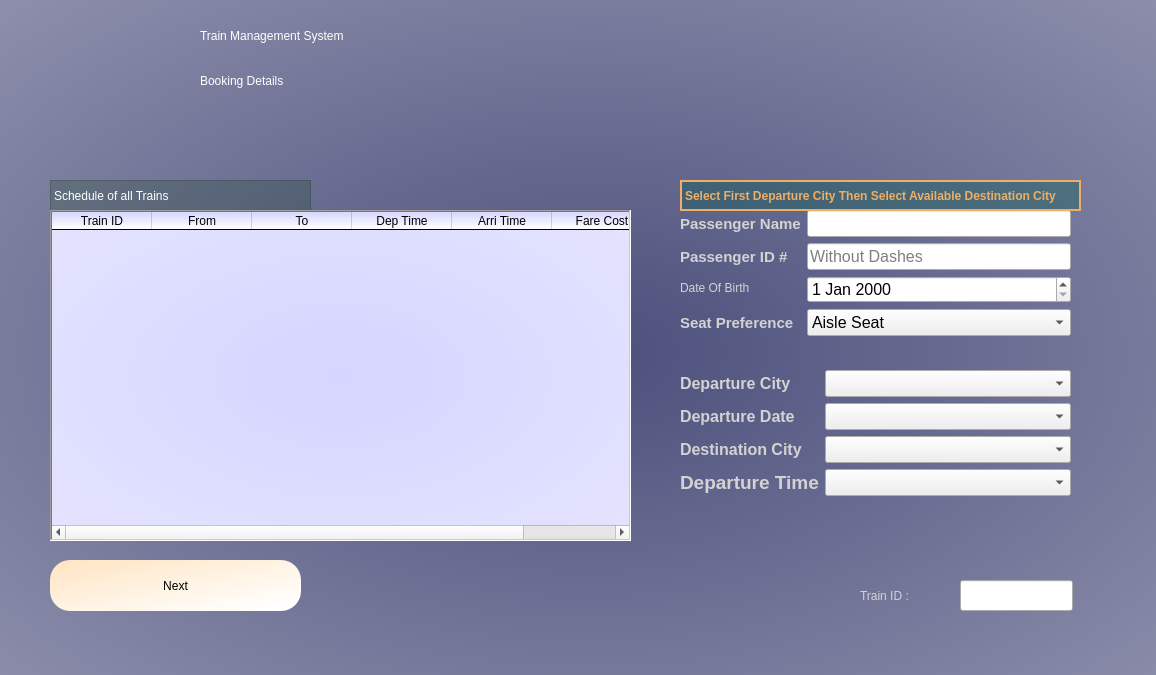
<?xml version="1.0" encoding="UTF-8"?>
<ui version="4.0">
 <class>Booknow</class>
 <widget class="QWidget" name="Booknow">
  <property name="geometry">
   <rect>
    <x>0</x>
    <y>0</y>
    <width>1156</width>
    <height>675</height>
   </rect>
  </property>
  <property name="windowTitle">
   <string>Form</string>
  </property>
  <property name="styleSheet">
   <string notr="true">QWidget#Booknow{
background-color:qradialgradient(spread:pad, cx:0.51165, cy:0.523, radius:2, fx:0.511, fy:0.522727, stop:0 rgba(75, 79, 123, 255), stop:1 rgba(255, 255, 255, 255))}</string>
  </property>
  <property name="inputMethodHints">
   <set>Qt::ImhNone</set>
  </property>
  <widget class="QLabel" name="label">
   <property name="geometry">
    <rect>
     <x>200</x>
     <y>-10</y>
     <width>421</width>
     <height>91</height>
    </rect>
   </property>
   <property name="styleSheet">
    <string notr="true">
font: 26pt &quot;Segoe UI&quot;;color:rgb(255,255,255)</string>
   </property>
   <property name="text">
    <string>Train Management System</string>
   </property>
  </widget>
  <widget class="QPushButton" name="submitButton">
   <property name="geometry">
    <rect>
     <x>50</x>
     <y>560</y>
     <width>251</width>
     <height>51</height>
    </rect>
   </property>
   <property name="styleSheet">
    <string notr="true">font:600 16pt &quot;Segoe UI&quot;;
border-radius:20px;background-color:
qlineargradient(spread:pad, x1:0, y1:0, x2:1, y2:1, stop:0 rgba(255, 228, 194, 255), stop:0.914773 rgba(255, 255, 255, 255))</string>
   </property>
   <property name="text">
    <string>Next</string>
   </property>
  </widget>
  <widget class="QLabel" name="label_3">
   <property name="geometry">
    <rect>
     <x>200</x>
     <y>60</y>
     <width>221</width>
     <height>41</height>
    </rect>
   </property>
   <property name="styleSheet">
    <string notr="true">font: 20pt &quot;Segoe UI&quot;;color:rgb(255, 255, 255)</string>
   </property>
   <property name="text">
    <string>Booking Details</string>
   </property>
  </widget>
  <widget class="QWidget" name="formLayoutWidget">
   <property name="geometry">
    <rect>
     <x>680</x>
     <y>210</y>
     <width>391</width>
     <height>181</height>
    </rect>
   </property>
   <layout class="QFormLayout" name="formLayout">
    <item row="0" column="0">
     <widget class="QLabel" name="passengerName">
      <property name="font">
       <font>
        <pointsize>11</pointsize>
        <italic>false</italic>
        <bold>true</bold>
       </font>
      </property>
      <property name="styleSheet">
       <string notr="true">font: 700 11pt &quot;Segoe UI&quot;;
color:rgb(211, 211, 211)</string>
      </property>
      <property name="text">
       <string>Passenger Name</string>
      </property>
     </widget>
    </item>
    <item row="0" column="1">
     <widget class="QLineEdit" name="passengerNameinput">
      <property name="font">
       <font>
        <pointsize>12</pointsize>
       </font>
      </property>
      <property name="frame">
       <bool>true</bool>
      </property>
     </widget>
    </item>
    <item row="1" column="0">
     <widget class="QLabel" name="iDNumber">
      <property name="font">
       <font>
        <pointsize>11</pointsize>
        <italic>false</italic>
        <bold>true</bold>
       </font>
      </property>
      <property name="styleSheet">
       <string notr="true">font: 700 11pt &quot;Segoe UI&quot;;
color:rgb(211, 211, 211)</string>
      </property>
      <property name="text">
       <string>Passenger ID #</string>
      </property>
     </widget>
    </item>
    <item row="1" column="1">
     <widget class="QLineEdit" name="passengerID">
      <property name="font">
       <font>
        <pointsize>12</pointsize>
       </font>
      </property>
      <property name="inputMethodHints">
       <set>Qt::ImhDigitsOnly</set>
      </property>
      <property name="placeholderText">
       <string>Without Dashes</string>
      </property>
     </widget>
    </item>
    <item row="5" column="0">
     <widget class="QLabel" name="seatPreference2">
      <property name="font">
       <font>
        <pointsize>11</pointsize>
        <italic>false</italic>
        <bold>true</bold>
       </font>
      </property>
      <property name="styleSheet">
       <string notr="true">font: 700 11pt &quot;Segoe UI&quot;;
color:rgb(211, 211, 211)</string>
      </property>
      <property name="text">
       <string>Seat Preference</string>
      </property>
     </widget>
    </item>
    <item row="5" column="1">
     <widget class="QComboBox" name="seatPreference">
      <property name="font">
       <font>
        <pointsize>12</pointsize>
       </font>
      </property>
      <item>
       <property name="text">
        <string>Aisle Seat</string>
       </property>
      </item>
      <item>
       <property name="text">
        <string>Window Seat</string>
       </property>
      </item>
      <item>
       <property name="text">
        <string>Berth</string>
       </property>
      </item>
     </widget>
    </item>
    <item row="6" column="0">
     <widget class="QLabel" name="label_4">
      <property name="text">
       <string/>
      </property>
     </widget>
    </item>
    <item row="4" column="1">
     <widget class="QDateEdit" name="dateOfBirth">
      <property name="font">
       <font>
        <pointsize>12</pointsize>
        <bold>false</bold>
       </font>
      </property>
     </widget>
    </item>
    <item row="4" column="0">
     <widget class="QLabel" name="dateOfBirthLabel">
      <property name="styleSheet">
       <string notr="true">font: 700 11pt &quot;Segoe UI&quot;;
color:rgb(211, 211, 211)</string>
      </property>
      <property name="text">
       <string>Date Of Birth</string>
      </property>
     </widget>
    </item>
   </layout>
  </widget>
  <widget class="QWidget" name="formLayoutWidget_2">
   <property name="geometry">
    <rect>
     <x>680</x>
     <y>370</y>
     <width>391</width>
     <height>148</height>
    </rect>
   </property>
   <layout class="QFormLayout" name="formLayout_2">
    <item row="0" column="0">
     <widget class="QLabel" name="departureCityLabel">
      <property name="font">
       <font>
        <pointsize>12</pointsize>
        <bold>true</bold>
       </font>
      </property>
      <property name="styleSheet">
       <string notr="true">color:rgb(211, 211, 211)</string>
      </property>
      <property name="text">
       <string>Departure City</string>
      </property>
     </widget>
    </item>
    <item row="0" column="1">
     <widget class="QComboBox" name="departureCity">
      <property name="font">
       <font>
        <pointsize>12</pointsize>
       </font>
      </property>
      <item>
       <property name="text">
        <string/>
       </property>
      </item>
      <item>
       <property name="text">
        <string>Karachi</string>
       </property>
      </item>
      <item>
       <property name="text">
        <string>Peshawar</string>
       </property>
      </item>
      <item>
       <property name="text">
        <string>Islamabad</string>
       </property>
      </item>
      <item>
       <property name="text">
        <string>Quetta</string>
       </property>
      </item>
     </widget>
    </item>
    <item row="1" column="0">
     <widget class="QLabel" name="departureDateLabel">
      <property name="font">
       <font>
        <pointsize>12</pointsize>
        <bold>true</bold>
       </font>
      </property>
      <property name="styleSheet">
       <string notr="true">color:rgb(211, 211, 211)</string>
      </property>
      <property name="text">
       <string>Departure Date</string>
      </property>
     </widget>
    </item>
    <item row="1" column="1">
     <widget class="QComboBox" name="departureDate">
      <property name="font">
       <font>
        <pointsize>12</pointsize>
       </font>
      </property>
     </widget>
    </item>
    <item row="2" column="0">
     <widget class="QLabel" name="destinationCityLabel">
      <property name="font">
       <font>
        <pointsize>12</pointsize>
        <bold>true</bold>
       </font>
      </property>
      <property name="styleSheet">
       <string notr="true">color:rgb(211, 211, 211)</string>
      </property>
      <property name="text">
       <string>Destination City</string>
      </property>
     </widget>
    </item>
    <item row="2" column="1">
     <widget class="QComboBox" name="destinationCity">
      <property name="font">
       <font>
        <pointsize>12</pointsize>
       </font>
      </property>
     </widget>
    </item>
    <item row="3" column="0">
     <widget class="QLabel" name="departureTimeLabel">
      <property name="font">
       <font>
        <pointsize>14</pointsize>
        <bold>true</bold>
       </font>
      </property>
      <property name="styleSheet">
       <string notr="true">color:rgb(211, 211, 211)</string>
      </property>
      <property name="text">
       <string>Departure Time</string>
      </property>
     </widget>
    </item>
    <item row="3" column="1">
     <widget class="QComboBox" name="departureTime">
      <property name="font">
       <font>
        <pointsize>12</pointsize>
       </font>
      </property>
     </widget>
    </item>
   </layout>
  </widget>
  <widget class="QLineEdit" name="trainID">
   <property name="geometry">
    <rect>
     <x>960</x>
     <y>580</y>
     <width>113</width>
     <height>31</height>
    </rect>
   </property>
   <property name="styleSheet">
    <string notr="true">color:rgb(109, 109, 81);
font: 700 15pt &quot;Segoe UI&quot;;</string>
   </property>
   <property name="readOnly">
    <bool>true</bool>
   </property>
  </widget>
  <widget class="QLabel" name="label_5">
   <property name="geometry">
    <rect>
     <x>860</x>
     <y>580</y>
     <width>91</width>
     <height>31</height>
    </rect>
   </property>
   <property name="styleSheet">
    <string notr="true">font: 700 15pt &quot;Segoe UI&quot;;
color:rgb(211, 211, 211)</string>
   </property>
   <property name="text">
    <string>Train ID :</string>
   </property>
  </widget>
  <widget class="QLabel" name="label_7">
   <property name="geometry">
    <rect>
     <x>680</x>
     <y>180</y>
     <width>401</width>
     <height>31</height>
    </rect>
   </property>
   <property name="font">
    <font>
     <pointsize>9</pointsize>
     <italic>false</italic>
     <bold>true</bold>
    </font>
   </property>
   <property name="styleSheet">
    <string notr="true">color:rgb(238, 174, 101);
font: 700 09pt &quot;Segoe UI&quot;;
background-color:rgba(0,90,70,90)</string>
   </property>
   <property name="frameShape">
    <enum>QFrame::WinPanel</enum>
   </property>
   <property name="text">
    <string>Select First Departure City Then Select Available Destination City  </string>
   </property>
  </widget>
  <widget class="QLabel" name="label_8">
   <property name="geometry">
    <rect>
     <x>50</x>
     <y>180</y>
     <width>261</width>
     <height>31</height>
    </rect>
   </property>
   <property name="styleSheet">
    <string notr="true">font: 20pt &quot;Segoe UI&quot;;color:rgb(255, 255, 255);
background-color:rgba(0,50,0,50)</string>
   </property>
   <property name="frameShape">
    <enum>QFrame::StyledPanel</enum>
   </property>
   <property name="frameShadow">
    <enum>QFrame::Plain</enum>
   </property>
   <property name="text">
    <string>Schedule of all Trains</string>
   </property>
  </widget>
  <widget class="QTableWidget" name="trainsTable">
   <property name="enabled">
    <bool>true</bool>
   </property>
   <property name="geometry">
    <rect>
     <x>50</x>
     <y>210</y>
     <width>581</width>
     <height>331</height>
    </rect>
   </property>
   <property name="font">
    <font>
     <pointsize>10</pointsize>
    </font>
   </property>
   <property name="styleSheet">
    <string notr="true">background-color:qradialgradient(spread:pad, cx:0.494318, cy:0.506, radius:2, fx:0.5, fy:0.5, stop:0 rgba(213, 213, 255, 255), stop:1 rgba(255, 255, 255, 255))</string>
   </property>
   <property name="frameShape">
    <enum>QFrame::WinPanel</enum>
   </property>
   <property name="editTriggers">
    <set>QAbstractItemView::NoEditTriggers</set>
   </property>
   <property name="tabKeyNavigation">
    <bool>false</bool>
   </property>
   <property name="showDropIndicator" stdset="0">
    <bool>false</bool>
   </property>
   <property name="dragDropOverwriteMode">
    <bool>false</bool>
   </property>
   <property name="selectionMode">
    <enum>QAbstractItemView::NoSelection</enum>
   </property>
   <property name="selectionBehavior">
    <enum>QAbstractItemView::SelectRows</enum>
   </property>
   <property name="textElideMode">
    <enum>Qt::ElideNone</enum>
   </property>
   <property name="showGrid">
    <bool>false</bool>
   </property>
   <property name="gridStyle">
    <enum>Qt::NoPen</enum>
   </property>
   <property name="wordWrap">
    <bool>false</bool>
   </property>
   <property name="cornerButtonEnabled">
    <bool>false</bool>
   </property>
   <column>
    <property name="text">
     <string>Train ID</string>
    </property>
   </column>
   <column>
    <property name="text">
     <string>From</string>
    </property>
   </column>
   <column>
    <property name="text">
     <string>To</string>
    </property>
   </column>
   <column>
    <property name="text">
     <string>Dep Time</string>
    </property>
   </column>
   <column>
    <property name="text">
     <string>Arri Time</string>
    </property>
   </column>
   <column>
    <property name="text">
     <string>Fare Cost</string>
    </property>
   </column>
  </widget>
  <widget class="QLabel" name="label_2">
   <property name="geometry">
    <rect>
     <x>10</x>
     <y>10</y>
     <width>191</width>
     <height>121</height>
    </rect>
   </property>
   <property name="text">
    <string/>
   </property>
   <property name="pixmap">
    <pixmap>train-station.png</pixmap>
   </property>
   <property name="scaledContents">
    <bool>true</bool>
   </property>
  </widget>
  <widget class="QLabel" name="label_6">
   <property name="geometry">
    <rect>
     <x>890</x>
     <y>20</y>
     <width>181</width>
     <height>91</height>
    </rect>
   </property>
   <property name="text">
    <string/>
   </property>
   <property name="pixmap">
    <pixmap>info.png</pixmap>
   </property>
   <property name="scaledContents">
    <bool>true</bool>
   </property>
  </widget>
  <widget class="QLabel" name="cannot">
   <property name="geometry">
    <rect>
     <x>200</x>
     <y>90</y>
     <width>501</width>
     <height>41</height>
    </rect>
   </property>
   <property name="styleSheet">
    <string notr="true">font: 16pt &quot;Segoe UI&quot;;color:rgb(255, 255, 255)</string>
   </property>
   <property name="text">
    <string/>
   </property>
  </widget>
 </widget>
 <resources/>
 <connections/>
</ui>
